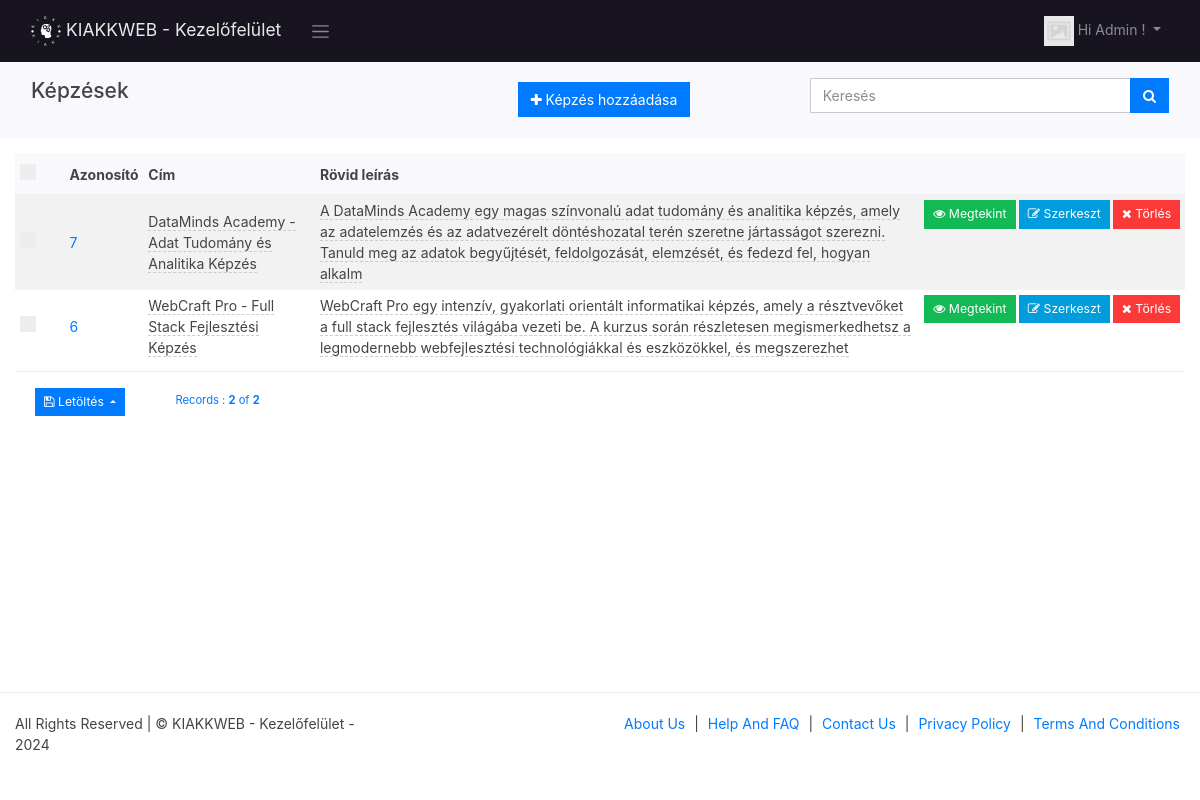
The page /dashboard/courses (signed in) on the database its author committed.
### tables this page shows
CREATE TABLE `courses` (
  `id` int(11) NOT NULL,
  `title` varchar(255) NOT NULL,
  `short_description` varchar(255) NOT NULL,
  `long_description` longtext NOT NULL
);

### dashboard/app/views/partials/courses/list.php (the view, shortened to what the rows shown need)
<?php
$page_element_id = "list-page-" . random_str();
$current_page = $this->set_current_page_link();
$view_data = $this->view_data;
$records = $view_data->records;
?>
<section class="page" id="<?php echo $page_element_id; ?>" data-page-type="list"  data-display-type="table" data-page-url="<?php print_link($current_page); ?>">
        <div  class="">
            <div class="container-fluid">
                <div class="row ">
                    <div class="col-md-12 comp-grid">
                        <div  class=" animated fadeIn page-content">
                            <div id="courses-list-records">
                                <div id="page-report-body" class="table-responsive">
                                    <table class="table  table-striped table-sm text-left">
                                        <thead class="table-header bg-light">
                                            <tr>
                                                <th class="td-checkbox">
                                                    <label class="custom-control custom-checkbox custom-control-inline">
                                                    </label>
                                                </th>
                                                <th  class="td-id"> Azonosító</th>
                                                <th  class="td-title"> Cím</th>
                                                <th  class="td-short_description"> Rövid leírás</th>
                                                <th class="td-btn"></th>
                                            </tr>
                                        </thead>
                                        <?php
                                        if(!empty($records)){
                                        ?>
                                        <tbody class="page-data" id="page-data-<?php echo $page_element_id; ?>">
                                            <?php
                                            foreach($records as $data){
                                            $rec_id = (!empty($data['id']) ? urlencode($data['id']) : null);
                                            ?>
                                            <tr>
                                                <th class=" td-checkbox">
                                                    <label class="custom-control custom-checkbox custom-control-inline">
                                                        </label>
                                                    </th>
                                                    <td class="td-id"><a href="<?php print_link("courses/view/$data[id]") ?>"><?php echo $data['id']; ?></a></td>
                                                    <td class="td-title">
                                                        <span  data-value="<?php echo $data['title']; ?>"
                                                            data-pk="<?php echo $data['id'] ?>"
                                                            data-url="<?php print_link("courses/editfield/" . urlencode($data['id'])); ?>"
                                                            data-name="title"
                                                            data-title="Adj elnevezést a képzésnek!"
                                                            data-placement="left"
                                                            data-toggle="dblclick"
                                                            data-type="text"
                                                            data-mode="popover"
                                                            data-showbuttons="left"
                                                            class="is-editable" >
                                                            <?php echo $data['title']; ?>
                                                        </span>
                                                    </td>
                                                    <td class="td-short_description">
                                                        <span  data-value="<?php echo $data['short_description']; ?>"
                                                            data-pk="<?php echo $data['id'] ?>"
                                                            data-url="<?php print_link("courses/editfield/" . urlencode($data['id'])); ?>"
                                                            data-name="short_description"
                                                            data-title="Adj meg rövid leírást!"
                                                            data-placement="left"
                                                            data-toggle="dblclick"
                                                            data-type="text"
                                                            data-mode="popover"
                                                            data-showbuttons="left"
                                                            class="is-editable" >
                                                            <?php echo $data['short_description']; ?>
                                                        </span>
                                                    </td>
                                                    <th class="td-btn">
                                                        <a class="btn btn-sm btn-success has-tooltip" title="View Record" href="<?php print_link("courses/view/$rec_id"); ?>">
                                                            <i class="fa fa-eye"></i> Megtekint
                                                        </a>
                                                        <a class="btn btn-sm btn-info has-tooltip" title="Edit This Record" href="<?php print_link("courses/edit/$rec_id"); ?>">
                                                            <i class="fa fa-edit"></i> Szerkeszt
                                                        </a>
                                                        <a class="btn btn-sm btn-danger has-tooltip record-delete-btn" title="Delete this record" href="" data-prompt-msg="Biztosan törölni szeretnéd?" data-display-style="modal">
                                                            <i class="fa fa-times"></i>
                                                            Törlés
                                                        </a>
                                                    </th>
                                                </tr>
                                                <?php
                                                }
                                                ?>
                                            </tbody>
                                            <?php
                                            }
                                            ?>
                                        </table>
                                    </div>
                                                    </div>
                                                </div>
                                            </div>
                                        </div>
                                    </div>
                                </div>
                            </section>

### rows shown on the page
courses: id "7", title "DataMinds Academy - Adat Tudomány és Analitika Képzés", short_description "A DataMinds Academy egy magas színvonalú adat tudomány és analitika képzés, amely az adatelemzés és az adatvezérelt döntéshozatal terén szeretne jártasságot szerezni. Tanuld meg az adatok begyűjtését, feldolgozását, elemzését, és fedezd fel, hogyan alkalm"
courses: id "6", title "WebCraft Pro - Full Stack Fejlesztési Képzés", short_description "WebCraft Pro egy intenzív, gyakorlati orientált informatikai képzés, amely a résztvevőket a full stack fejlesztés világába vezeti be. A kurzus során részletesen megismerkedhetsz a legmodernebb webfejlesztési technológiákkal és eszközökkel, és megszerezhet"

### other values the page prints
SITE_NAME "KIAKKWEB - Kezelőfelület"
USER_NAME "Admin"
$record_position "2"
$this->total_records "2"
